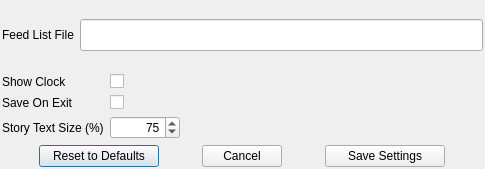
<?xml version="1.0" encoding="UTF-8"?>
<ui version="4.0">
 <author>Bernd Stramm</author>
 <class>PrefEditForm</class>
 <widget class="QDialog" name="PrefEditForm">
  <property name="geometry">
   <rect>
    <x>0</x>
    <y>0</y>
    <width>485</width>
    <height>169</height>
   </rect>
  </property>
  <property name="windowTitle">
   <string>Preferences</string>
  </property>
  <layout class="QVBoxLayout" name="verticalLayout">
   <item>
    <layout class="QFormLayout" name="formLayout">
     <property name="fieldGrowthPolicy">
      <enum>QFormLayout::ExpandingFieldsGrow</enum>
     </property>
     <item row="0" column="1">
      <widget class="QLineEdit" name="feedFileEdit">
       <property name="sizePolicy">
        <sizepolicy hsizetype="Expanding" vsizetype="Expanding">
         <horstretch>1</horstretch>
         <verstretch>0</verstretch>
        </sizepolicy>
       </property>
       <property name="minimumSize">
        <size>
         <width>300</width>
         <height>32</height>
        </size>
       </property>
       <property name="maximumSize">
        <size>
         <width>16777215</width>
         <height>32</height>
        </size>
       </property>
      </widget>
     </item>
     <item row="0" column="0">
      <widget class="QLabel" name="feedListFileLabel">
       <property name="minimumSize">
        <size>
         <width>0</width>
         <height>32</height>
        </size>
       </property>
       <property name="maximumSize">
        <size>
         <width>16777215</width>
         <height>32</height>
        </size>
       </property>
       <property name="text">
        <string>Feed List File</string>
       </property>
       <property name="buddy">
        <cstring>feedFileEdit</cstring>
       </property>
      </widget>
     </item>
    </layout>
   </item>
   <item>
    <layout class="QFormLayout" name="optionsLayout">
     <property name="fieldGrowthPolicy">
      <enum>QFormLayout::ExpandingFieldsGrow</enum>
     </property>
     <item row="0" column="0">
      <widget class="QLabel" name="analogClockLabel">
       <property name="text">
        <string>Show Clock</string>
       </property>
       <property name="buddy">
        <cstring>showAnalogCheck</cstring>
       </property>
      </widget>
     </item>
     <item row="0" column="1">
      <widget class="QCheckBox" name="showAnalogCheck"/>
     </item>
     <item row="1" column="0">
      <widget class="QLabel" name="saveOnExitLabel">
       <property name="text">
        <string>Save On Exit</string>
       </property>
       <property name="buddy">
        <cstring>saveOnExitCheck</cstring>
       </property>
      </widget>
     </item>
     <item row="1" column="1">
      <widget class="QCheckBox" name="saveOnExitCheck"/>
     </item>
     <item row="2" column="0">
      <widget class="QLabel" name="storyTextSizeLabel">
       <property name="text">
        <string>Story Text Size (%)</string>
       </property>
       <property name="buddy">
        <cstring>storyTextSize</cstring>
       </property>
      </widget>
     </item>
     <item row="2" column="1">
      <widget class="QSpinBox" name="storyTextSize">
       <property name="minimumSize">
        <size>
         <width>70</width>
         <height>0</height>
        </size>
       </property>
       <property name="maximumSize">
        <size>
         <width>70</width>
         <height>16777215</height>
        </size>
       </property>
       <property name="toolTip">
        <string>Scale the story text by this percentage</string>
       </property>
       <property name="alignment">
        <set>Qt::AlignRight|Qt::AlignTrailing|Qt::AlignVCenter</set>
       </property>
       <property name="minimum">
        <number>25</number>
       </property>
       <property name="maximum">
        <number>300</number>
       </property>
       <property name="value">
        <number>75</number>
       </property>
      </widget>
     </item>
    </layout>
   </item>
   <item>
    <layout class="QGridLayout" name="gridLayout">
     <item row="0" column="0">
      <widget class="QPushButton" name="defaultsButton">
       <property name="maximumSize">
        <size>
         <width>120</width>
         <height>16777215</height>
        </size>
       </property>
       <property name="text">
        <string>Reset to Defaults</string>
       </property>
      </widget>
     </item>
     <item row="0" column="1">
      <widget class="QPushButton" name="cancelButton">
       <property name="maximumSize">
        <size>
         <width>80</width>
         <height>16777215</height>
        </size>
       </property>
       <property name="text">
        <string>Cancel</string>
       </property>
      </widget>
     </item>
     <item row="0" column="2">
      <widget class="QPushButton" name="okButton">
       <property name="maximumSize">
        <size>
         <width>120</width>
         <height>16777215</height>
        </size>
       </property>
       <property name="text">
        <string>Save Settings</string>
       </property>
      </widget>
     </item>
    </layout>
   </item>
  </layout>
 </widget>
 <layoutdefault spacing="6" margin="2"/>
 <resources/>
 <connections/>
</ui>
